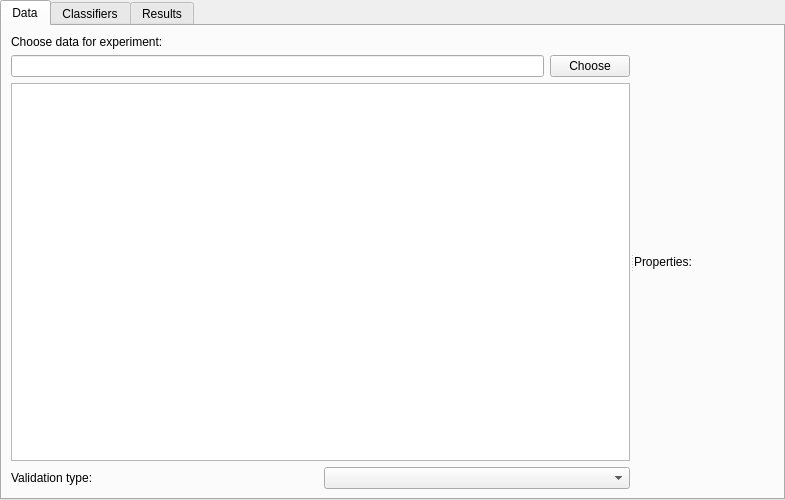
<?xml version="1.0" encoding="UTF-8"?>
<ui version="4.0">
 <class>Form</class>
 <widget class="QWidget" name="Form">
  <property name="geometry">
   <rect>
    <x>0</x>
    <y>0</y>
    <width>785</width>
    <height>500</height>
   </rect>
  </property>
  <property name="windowTitle">
   <string>Form</string>
  </property>
  <property name="locale">
   <locale language="English" country="UnitedStates"/>
  </property>
  <layout class="QGridLayout" name="gridLayout">
   <property name="leftMargin">
    <number>0</number>
   </property>
   <property name="topMargin">
    <number>0</number>
   </property>
   <property name="rightMargin">
    <number>0</number>
   </property>
   <property name="bottomMargin">
    <number>0</number>
   </property>
   <item row="0" column="0">
    <widget class="QTabWidget" name="tabWidget">
     <property name="locale">
      <locale language="English" country="UnitedStates"/>
     </property>
     <property name="currentIndex">
      <number>0</number>
     </property>
     <widget class="QWidget" name="tabData">
      <attribute name="title">
       <string>Data</string>
      </attribute>
      <layout class="QGridLayout" name="gridLayout_2">
       <item row="0" column="0">
        <widget class="QSplitter" name="splitter">
         <property name="orientation">
          <enum>Qt::Horizontal</enum>
         </property>
         <property name="opaqueResize">
          <bool>true</bool>
         </property>
         <widget class="QWidget" name="verticalLayoutWidget">
          <layout class="QVBoxLayout" name="verticalLayout" stretch="0,0,0,0">
           <item>
            <widget class="QLabel" name="label_2">
             <property name="text">
              <string>Choose data for experiment:</string>
             </property>
            </widget>
           </item>
           <item>
            <layout class="QHBoxLayout" name="horizontalLayout">
             <item>
              <widget class="QLineEdit" name="pathToData">
               <property name="readOnly">
                <bool>true</bool>
               </property>
              </widget>
             </item>
             <item>
              <widget class="QPushButton" name="buttonChooseData">
               <property name="styleSheet">
                <string notr="true"/>
               </property>
               <property name="text">
                <string>Choose</string>
               </property>
              </widget>
             </item>
            </layout>
           </item>
           <item>
            <widget class="QTableView" name="tableDataAttributes">
             <property name="editTriggers">
              <set>QAbstractItemView::AllEditTriggers</set>
             </property>
             <property name="selectionMode">
              <enum>QAbstractItemView::SingleSelection</enum>
             </property>
             <property name="selectionBehavior">
              <enum>QAbstractItemView::SelectRows</enum>
             </property>
             <property name="showGrid">
              <bool>false</bool>
             </property>
             <attribute name="horizontalHeaderCascadingSectionResizes">
              <bool>true</bool>
             </attribute>
             <attribute name="horizontalHeaderStretchLastSection">
              <bool>false</bool>
             </attribute>
             <attribute name="verticalHeaderVisible">
              <bool>false</bool>
             </attribute>
             <attribute name="verticalHeaderHighlightSections">
              <bool>false</bool>
             </attribute>
            </widget>
           </item>
           <item>
            <layout class="QHBoxLayout" name="horizontalLayout_2">
             <item>
              <widget class="QLabel" name="label_3">
               <property name="text">
                <string>Validation type:</string>
               </property>
              </widget>
             </item>
             <item>
              <widget class="QComboBox" name="comboBoxValidation"/>
             </item>
            </layout>
           </item>
          </layout>
         </widget>
         <widget class="QWidget" name="verticalLayoutWidget_2">
          <layout class="QVBoxLayout" name="verticalLayout_2" stretch="0">
           <item>
            <widget class="QLabel" name="label">
             <property name="text">
              <string>Properties:</string>
             </property>
            </widget>
           </item>
          </layout>
         </widget>
        </widget>
       </item>
      </layout>
     </widget>
     <widget class="QWidget" name="tabClassifiers">
      <attribute name="title">
       <string>Classifiers</string>
      </attribute>
      <layout class="QGridLayout" name="gridLayout_3">
       <item row="0" column="0">
        <widget class="QSplitter" name="splitter_2">
         <property name="orientation">
          <enum>Qt::Horizontal</enum>
         </property>
         <widget class="QWidget" name="verticalLayoutWidget_3">
          <layout class="QVBoxLayout" name="verticalLayout_3">
           <property name="spacing">
            <number>0</number>
           </property>
           <item>
            <widget class="QLabel" name="label_5">
             <property name="text">
              <string>Choose classifiers for testing:</string>
             </property>
            </widget>
           </item>
           <item>
            <layout class="QHBoxLayout" name="horizontalLayout_3">
             <item>
              <widget class="QComboBox" name="comboBox"/>
             </item>
            </layout>
           </item>
           <item>
            <widget class="QToolButton" name="toolButton">
             <property name="text">
              <string>...</string>
             </property>
            </widget>
           </item>
          </layout>
         </widget>
         <widget class="QWidget" name="verticalLayoutWidget_4">
          <layout class="QVBoxLayout" name="verticalLayout_4">
           <item>
            <widget class="QLabel" name="label_4">
             <property name="text">
              <string>Properties:</string>
             </property>
            </widget>
           </item>
          </layout>
         </widget>
        </widget>
       </item>
      </layout>
     </widget>
     <widget class="QWidget" name="tabResults">
      <attribute name="title">
       <string>Results</string>
      </attribute>
      <layout class="QGridLayout" name="gridLayout_4">
       <item row="0" column="0">
        <widget class="QStackedWidget" name="stackedWidget">
         <widget class="QWidget" name="pageNoResults">
          <layout class="QGridLayout" name="gridLayout_5">
           <item row="0" column="0">
            <layout class="QGridLayout" name="gridLayout_6">
             <item row="0" column="0" alignment="Qt::AlignHCenter">
              <widget class="QLabel" name="label_6">
               <property name="minimumSize">
                <size>
                 <width>0</width>
                 <height>194</height>
                </size>
               </property>
               <property name="text">
                <string>No results.</string>
               </property>
              </widget>
             </item>
             <item row="1" column="0" alignment="Qt::AlignHCenter">
              <widget class="QToolButton" name="toolButton_2">
               <property name="text">
                <string>...</string>
               </property>
              </widget>
             </item>
             <item row="2" column="0" alignment="Qt::AlignHCenter">
              <widget class="QLabel" name="label_7">
               <property name="text">
                <string>First run the experiment.</string>
               </property>
              </widget>
             </item>
            </layout>
           </item>
          </layout>
         </widget>
         <widget class="QWidget" name="pageResults"/>
        </widget>
       </item>
      </layout>
     </widget>
    </widget>
   </item>
  </layout>
 </widget>
 <resources/>
 <connections/>
</ui>
